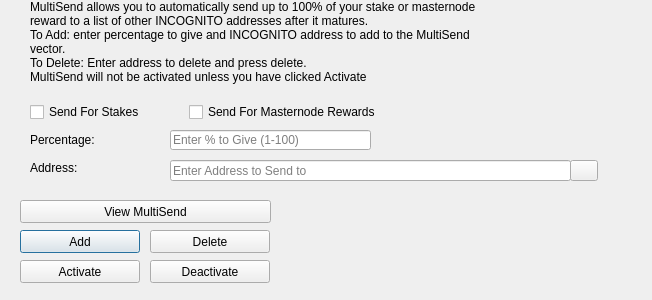
<?xml version="1.0" encoding="UTF-8"?>
<ui version="4.0">
 <class>MultiSendDialog</class>
 <widget class="QDialog" name="MultiSendDialog">
  <property name="windowModality">
   <enum>Qt::NonModal</enum>
  </property>
  <property name="geometry">
   <rect>
    <x>0</x>
    <y>0</y>
    <width>652</width>
    <height>300</height>
   </rect>
  </property>
  <property name="windowTitle">
   <string>MultiSend</string>
  </property>
  <widget class="QLineEdit" name="multiSendPercentEdit">
   <property name="geometry">
    <rect>
     <x>170</x>
     <y>130</y>
     <width>201</width>
     <height>20</height>
    </rect>
   </property>
   <property name="toolTip">
    <string>Enter whole numbers 1 - 100</string>
   </property>
   <property name="placeholderText">
    <string>Enter % to Give (1-100)</string>
   </property>
  </widget>
  <widget class="QLineEdit" name="multiSendAddressEdit">
   <property name="geometry">
    <rect>
     <x>170</x>
     <y>160</y>
     <width>401</width>
     <height>21</height>
    </rect>
   </property>
   <property name="toolTip">
    <string/>
   </property>
   <property name="placeholderText">
    <string>Enter Address to Send to</string>
   </property>
  </widget>
  <widget class="QLabel" name="label_2">
   <property name="geometry">
    <rect>
     <x>30</x>
     <y>0</y>
     <width>451</width>
     <height>121</height>
    </rect>
   </property>
   <property name="lineWidth">
    <number>1</number>
   </property>
   <property name="text">
    <string>MultiSend allows you to automatically send up to 100% of your stake or masternode reward to a list of other INCOGNITO addresses after it matures.
To Add: enter percentage to give and INCOGNITO address to add to the MultiSend vector.
To Delete: Enter address to delete and press delete.
MultiSend will not be activated unless you have clicked Activate</string>
   </property>
   <property name="alignment">
    <set>Qt::AlignLeading|Qt::AlignLeft|Qt::AlignTop</set>
   </property>
   <property name="wordWrap">
    <bool>true</bool>
   </property>
  </widget>
  <widget class="QLabel" name="message">
   <property name="geometry">
    <rect>
     <x>290</x>
     <y>200</y>
     <width>351</width>
     <height>91</height>
    </rect>
   </property>
   <property name="text">
    <string/>
   </property>
  </widget>
  <widget class="QPushButton" name="addButton">
   <property name="geometry">
    <rect>
     <x>20</x>
     <y>230</y>
     <width>120</width>
     <height>23</height>
    </rect>
   </property>
   <property name="toolTip">
    <string/>
   </property>
   <property name="statusTip">
    <string>Add to MultiSend Vector</string>
   </property>
   <property name="text">
    <string>Add</string>
   </property>
  </widget>
  <widget class="QPushButton" name="disableButton">
   <property name="geometry">
    <rect>
     <x>150</x>
     <y>260</y>
     <width>120</width>
     <height>23</height>
    </rect>
   </property>
   <property name="statusTip">
    <string>Deactivate MultiSend</string>
   </property>
   <property name="text">
    <string>Deactivate</string>
   </property>
  </widget>
  <widget class="QPushButton" name="addressBookButton">
   <property name="geometry">
    <rect>
     <x>570</x>
     <y>160</y>
     <width>28</width>
     <height>21</height>
    </rect>
   </property>
   <property name="toolTip">
    <string>Choose an address from the address book</string>
   </property>
   <property name="text">
    <string/>
   </property>
   <property name="icon">
    <iconset resource="../incognito.qrc">
     <normaloff>:/icons/address-book</normaloff>:/icons/address-book</iconset>
   </property>
   <property name="shortcut">
    <string>Alt+A</string>
   </property>
   <property name="autoDefault">
    <bool>false</bool>
   </property>
  </widget>
  <widget class="QLabel" name="label">
   <property name="geometry">
    <rect>
     <x>30</x>
     <y>130</y>
     <width>121</width>
     <height>20</height>
    </rect>
   </property>
   <property name="toolTip">
    <string>Percentage of stake to send</string>
   </property>
   <property name="text">
    <string>Percentage:</string>
   </property>
  </widget>
  <widget class="QLabel" name="label_5">
   <property name="geometry">
    <rect>
     <x>30</x>
     <y>160</y>
     <width>111</width>
     <height>16</height>
    </rect>
   </property>
   <property name="toolTip">
    <string>Address to send portion of stake to</string>
   </property>
   <property name="text">
    <string>Address:</string>
   </property>
  </widget>
  <widget class="QPushButton" name="deleteButton">
   <property name="geometry">
    <rect>
     <x>150</x>
     <y>230</y>
     <width>120</width>
     <height>23</height>
    </rect>
   </property>
   <property name="toolTip">
    <string/>
   </property>
   <property name="statusTip">
    <string>Delete Address From MultiSend Vector</string>
   </property>
   <property name="text">
    <string>Delete</string>
   </property>
  </widget>
  <widget class="QPushButton" name="activateButton">
   <property name="geometry">
    <rect>
     <x>20</x>
     <y>260</y>
     <width>120</width>
     <height>23</height>
    </rect>
   </property>
   <property name="statusTip">
    <string>Activate MultiSend</string>
   </property>
   <property name="text">
    <string>Activate</string>
   </property>
  </widget>
  <widget class="QPushButton" name="viewButton">
   <property name="geometry">
    <rect>
     <x>20</x>
     <y>200</y>
     <width>251</width>
     <height>23</height>
    </rect>
   </property>
   <property name="toolTip">
    <string/>
   </property>
   <property name="statusTip">
    <string>View MultiSend Vector</string>
   </property>
   <property name="text">
    <string>View MultiSend</string>
   </property>
  </widget>
  <widget class="QWidget" name="horizontalLayoutWidget">
   <property name="geometry">
    <rect>
     <x>30</x>
     <y>100</y>
     <width>351</width>
     <height>24</height>
    </rect>
   </property>
   <layout class="QHBoxLayout" name="horizontalLayout">
    <item>
     <widget class="QCheckBox" name="multiSendStakeCheckBox">
      <property name="text">
       <string>Send For Stakes</string>
      </property>
     </widget>
    </item>
    <item>
     <widget class="QCheckBox" name="multiSendMasternodeCheckBox">
      <property name="text">
       <string>Send For Masternode Rewards</string>
      </property>
     </widget>
    </item>
   </layout>
  </widget>
 </widget>
 <resources>
  <include location="../incognito.qrc"/>
 </resources>
 <connections/>
</ui>
